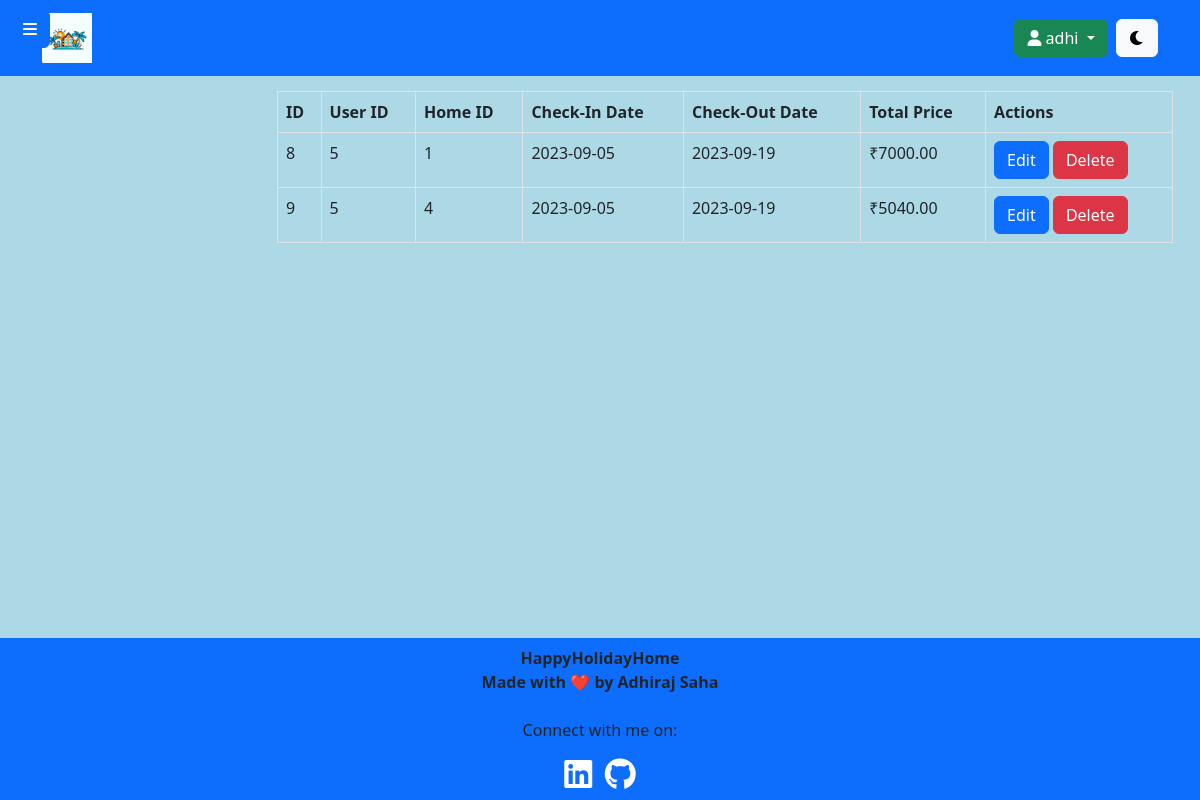
The page /admin/view_reservations.php (signed in) on the database its author committed.
### tables this page shows
CREATE TABLE `reservations` (
  `reservation_id` int(11) NOT NULL,
  `user_id` int(255) NOT NULL,
  `home_id` int(255) NOT NULL,
  `check_in_date` date NOT NULL,
  `check_out_date` date NOT NULL,
  `total_price` decimal(10,2) NOT NULL
);

### admin/view_reservations.php (the view, shortened to what this page needs)
<?php
include("../inc/db.php");
$sqlReservations = "SELECT * FROM reservations";
$resultReservations = $con->query($sqlReservations);
if ($resultReservations->num_rows > 0) {
    $reservations = $resultReservations->fetch_all(MYSQLI_ASSOC);
} else {
    $reservations = array();
}
?>
<!DOCTYPE html>
<html lang="en">
<head>
    <link href="https://cdn.jsdelivr.net/npm/bootstrap@5.3.1/dist/css/bootstrap.min.css" rel="stylesheet">
    <link rel="stylesheet" href="https://cdnjs.cloudflare.com/ajax/libs/font-awesome/6.0.0-beta3/css/all.min.css">
    <link rel="stylesheet" href="assets/css/view_reservations.css">
</head>
<body>
    <?php include("inc/admin_header.php"); ?>
    <button id="toggle-sidebar" class="btn btn-primary">
        <i class="fas fa-bars"></i>
    </button>
    <main class="main-content">
        <div class="container-fluid">
            <div class="table-responsive">
                <table class="table table-bordered">
                    <thead>
                        <tr>
                            <th>ID</th>
                            <th>User ID</th>
                            <th>Home ID</th>
                            <th>Check-In Date</th>
                            <th>Check-Out Date</th>
                            <th>Total Price</th>
                            <th>Actions</th>
                        </tr>
                    </thead>
                    <tbody>
                        <?php foreach ($reservations as $reservation) : ?>
                            <tr>
                                <td><?php echo $reservation['reservation_id']; ?></td>
                                <td><?php echo $reservation['user_id']; ?></td>
                                <td><?php echo $reservation['home_id']; ?></td>
                                <td><?php echo $reservation['check_in_date']; ?></td>
                                <td><?php echo $reservation['check_out_date']; ?></td>
                                <td>₹<?php echo $reservation['total_price']; ?></td>
                                <td>
                                    <button type="button" class="btn btn-primary" data-bs-toggle="modal" data-bs-target="#editModal_<?php echo $reservation['reservation_id']; ?>">
                                        Edit
                                    </button>
                                    <a href="delete_reservation.php?id=<?php echo $reservation['reservation_id']; ?>" class="btn btn-danger" onclick="return confirm('Are you sure you want to delete this reservation?')">Delete</a>
                                </td>
                            </tr>
                        <?php endforeach; ?>
                    </tbody>
                </table>
            </div>
        </div>
    </main>
    <footer class="navbar navbar-expand-lg navbar-dark bg-primary footer" style="position: absolute; bottom: 0; width: 100%;">
        <div class="container d-flex flex-column align-items-center">
            <div class="footer-info text-center">
                <p style="font-weight: bold; margin: auto;">HappyHolidayHome
                    <br>Made with ❤️ by Adhiraj Saha</p>
                <br>
                <p>Connect with me on:</p>
                <a href="https://www.linkedin.com/in/adhirajsaha" target="_blank" rel="noopener noreferrer">
                    <i class="fa-brands fa-2x fa-linkedin" style="color: #ffffff;"></i>
                </a>
                <a href="https://github.com/adhirajcs" target="_blank" rel="noopener noreferrer">
                    <i class="fa-brands fa-2x fa-github" style="color: #ffffff;"></i>
                </a>
            </div>
        </div>
    </footer>
</body>
</html>

### admin/assets/css/view_reservations.css (style rules this page uses)
body { background-color: lightblue; }
#toggle-sidebar { position: fixed; top: 10px; left: 10px; z-index: 999; }
.main-content { margin-left: 250px; padding: 15px; }
body .table>:not(caption)>*>* { background: none !important; }
body .table { --bs-table-color: none; }

### rows shown on the page
reservations: reservation_id "8", user "5", home "1", check_in_date "2023-09-05", check_out_date "2023-09-19", total_price "7000.00"
reservations: reservation_id "9", user "5", home "4", check_in_date "2023-09-05", check_out_date "2023-09-19", total_price "5040.00"

### other values the page prints
$_SESSION['admin_name'] "adhi"
